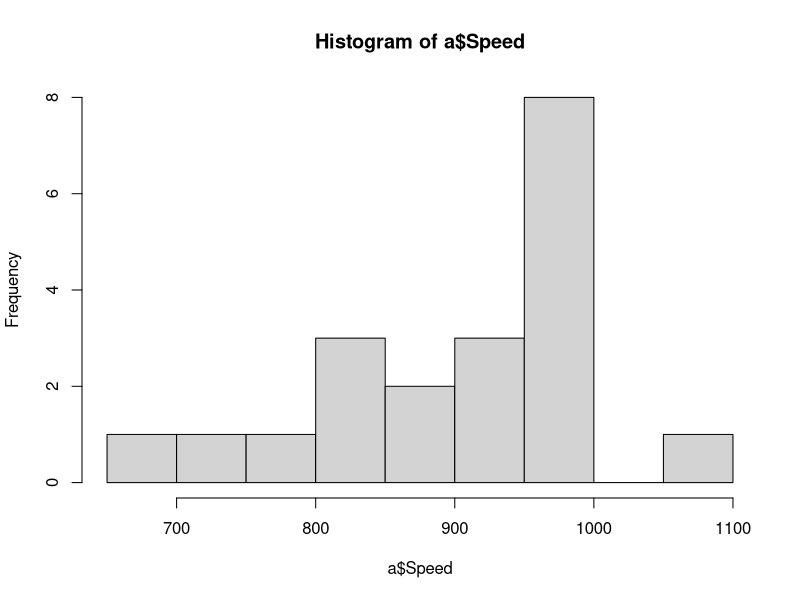
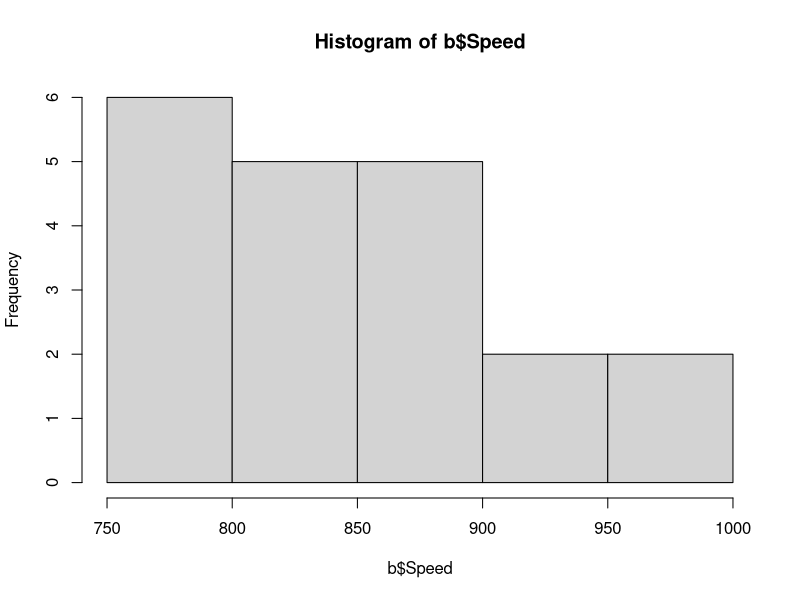
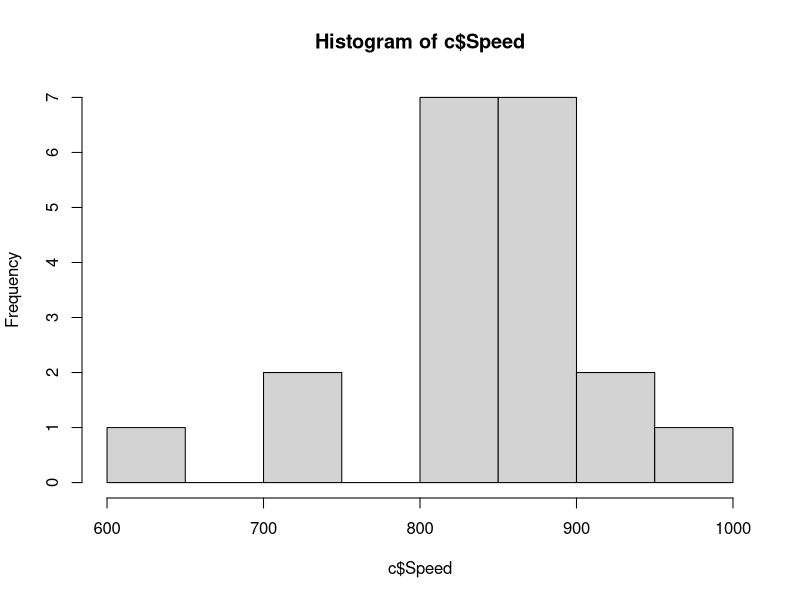
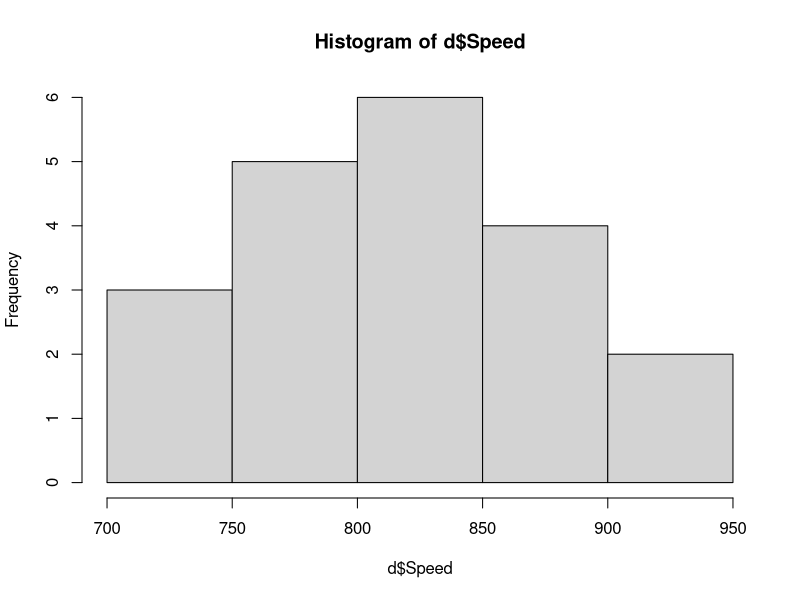
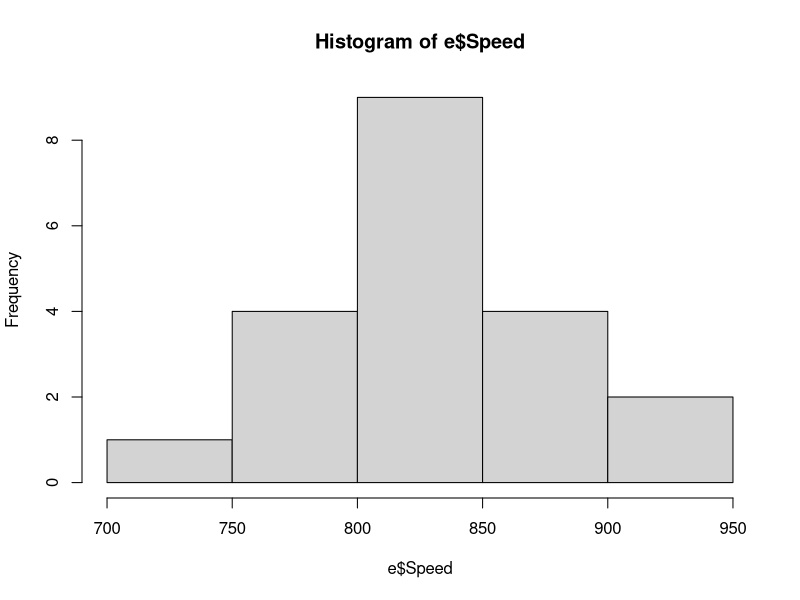
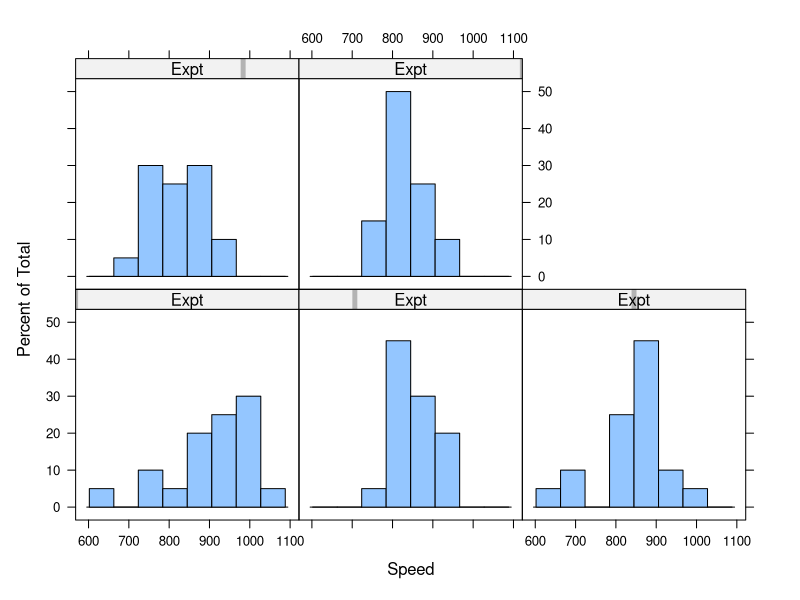
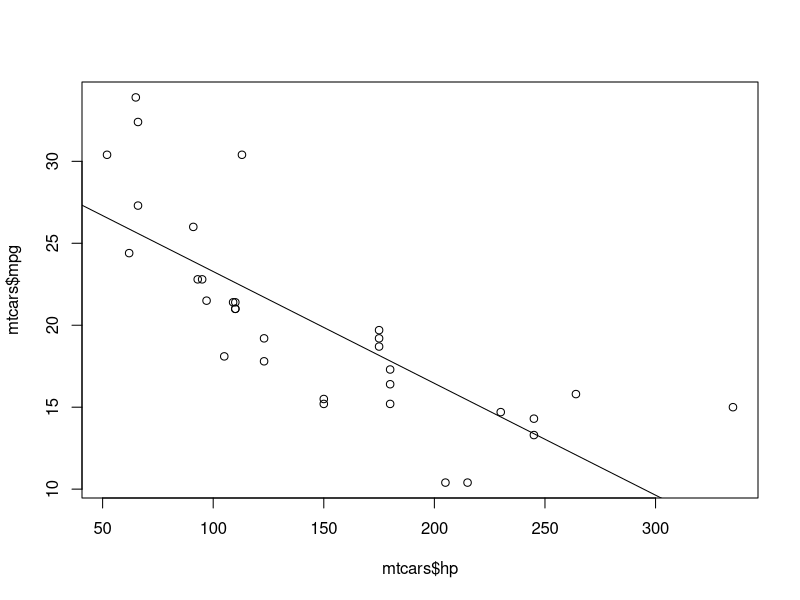
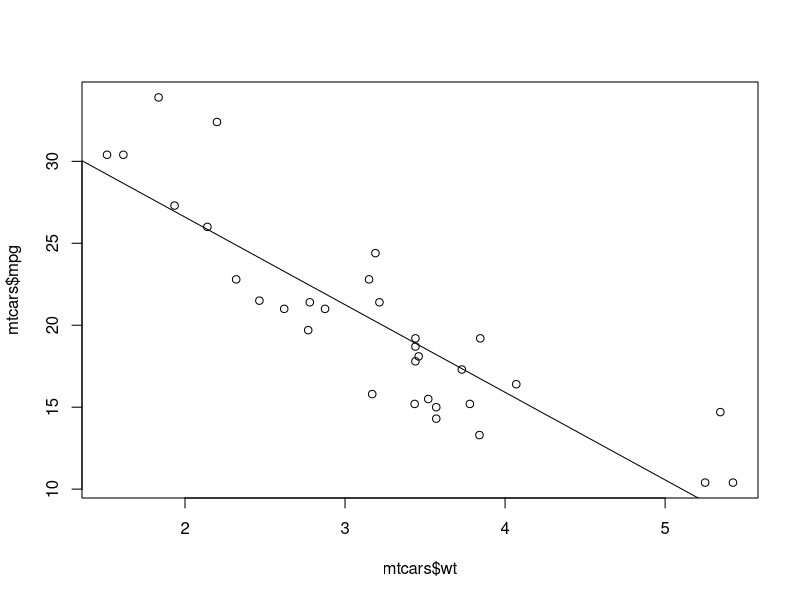

Generate these figures, in order, with R:
morley
a<-subset(morley,Expt==1)
b<-subset(morley,Expt==2)
c<-subset(morley,Expt==3)
d<-subset(morley,Expt==4)
e<-subset(morley,Expt==5)
mean(a$Speed)
mean(b$Speed)
mean(c$Speed)
mean(d$Speed)
mean(e$Speed)
tapply(morley$Speed, morley$Expt, mean)

hist(a$Speed)
hist(b$Speed)
hist(c$Speed)
hist(d$Speed)
hist(e$Speed)

library(lattice)
histogram(~Speed | Expt, data = morley) # use package lattice

morley$Expt <- as.factor(morley$Expt)
kruskal.test(morley$Speed ~ morley$Expt)
pairwise.wilcox.test(morley$Speed, morley$Expt)
# 1-4 1-5


mtcars
plot(mtcars$mpg ~ mtcars$hp)

carreg<- lm(mtcars$mpg ~ mtcars$hp)
summary(carreg)

abline(carreg)

plot(mtcars$mpg ~ mtcars$wt)
carreg2 <- lm(mtcars$mpg ~ mtcars$wt)
summary(carreg2)
abline(carreg2)


